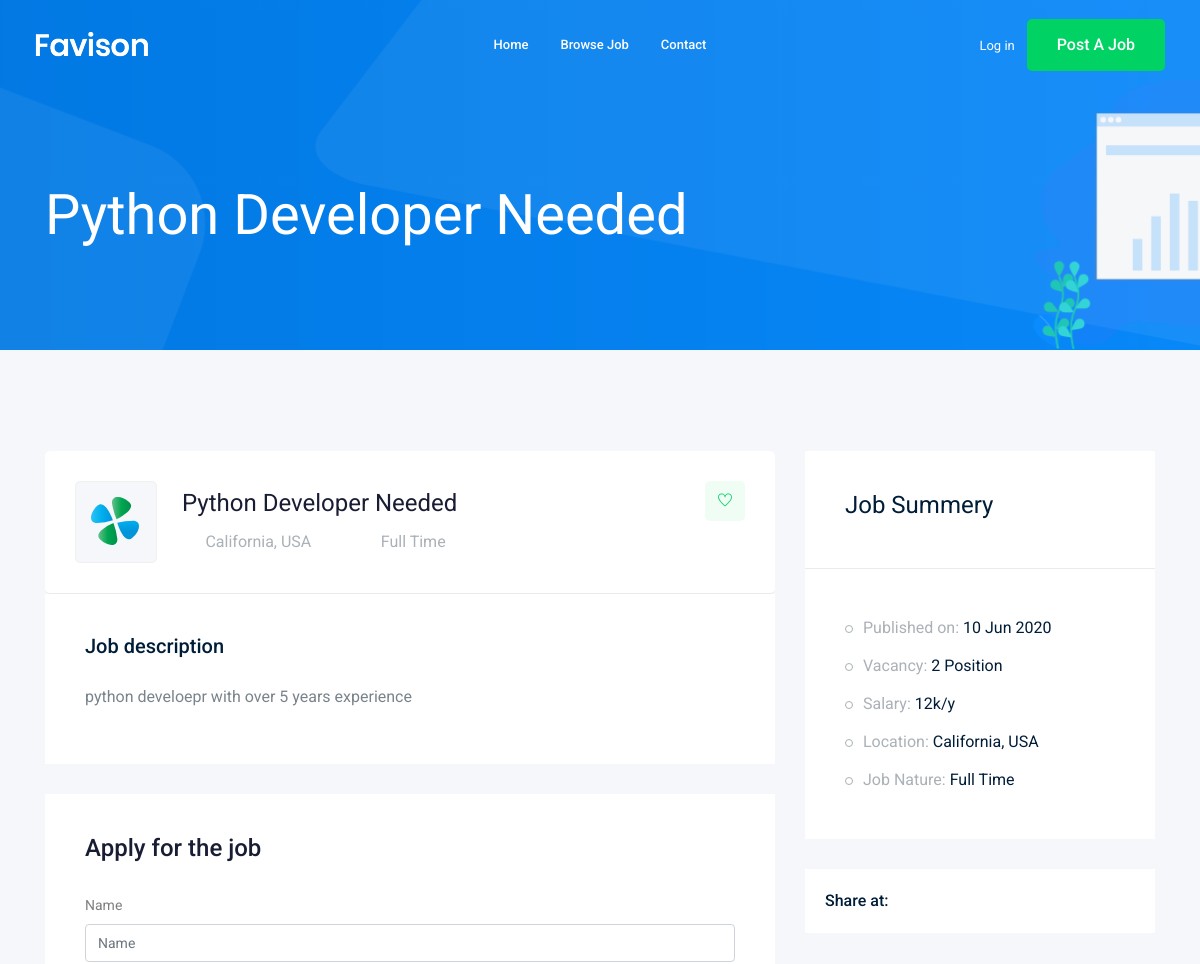
The page /jobs/python-developer-needed (upper part) on the database as committed earlier.
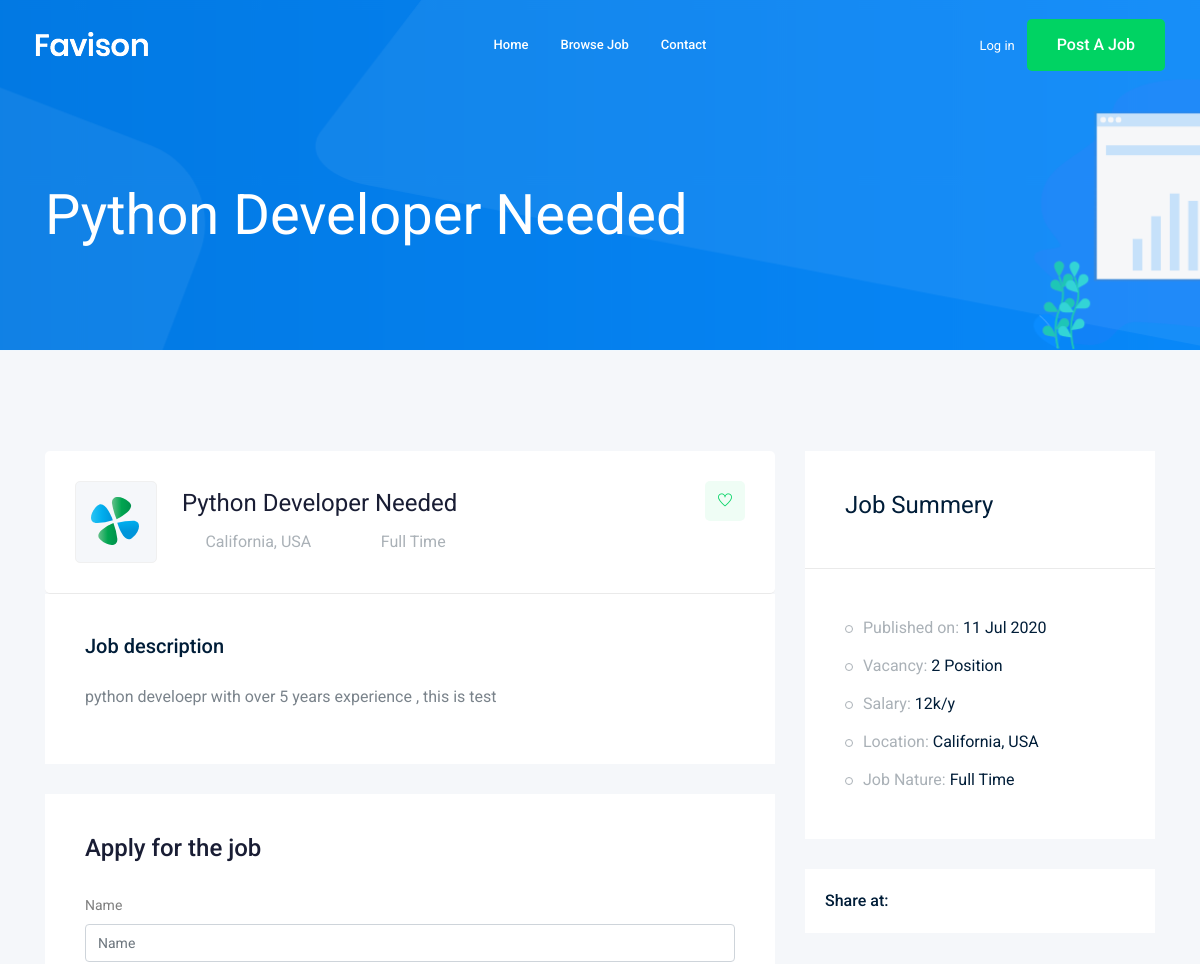
The same page on the database as committed later.
### job/models.py (models this page shows, shortened)
class Job(models.Model):  # table
    owner = models.ForeignKey(User, related_name='job_owner', on_delete=models.CASCADE)
    title = models.CharField(max_length=100)  # column
    job_type = models.CharField(max_length=15 , choices=JOB_TYPE)
    description = models.TextField(max_length=1000)
    published_at = models.DateTimeField(auto_now=True)
    Vacancy = models.IntegerField(default=1)
    salary = models.IntegerField(default=0)
    experience = models.IntegerField(default=1)
    category = models.ForeignKey('Category',on_delete=models.CASCADE)
    image = models.ImageField(upload_to=image_upload)
    slug = models.SlugField(blank=True, null=True)
    def __str__(self):
        return self.title

### job/views.py (the view)
# urls.py: path('<str:slug>',views.job_detail , name='job_detail'),
def job_detail(request , slug):
    job_detail = Job.objects.get(slug=slug)
    if request.method=='POST':
        form = ApplyForm(request.POST , request.FILES)
        if form.is_valid():
            myform = form.save(commit=False)
            myform.job = job_detail
            myform.save()
            print('DOne')
    else:
        form = ApplyForm()
    context = {'job' : job_detail , 'form1':form}
    return render(request,'job/job_detail.html',context)

### job/form.py
class ApplyForm(forms.ModelForm):
    class Meta:
        model = Apply
        fields = ['name' ,'email','webiste','cv','cover_letter']

### job/templates/job/job_detail.html (shortened to what this page needs)
{% extends 'base.html' %}
{% load bootstrap4 %}
{% block body %}
    <div class="bradcam_area bradcam_bg_1">
        <div class="container">
            <div class="row">
                <div class="col-xl-12">
                    <div class="bradcam_text">
                        <h3>{{job}}</h3>
                    </div>
                </div>
            </div>
        </div>
    </div>
    <div class="job_details_area">
        <div class="container">
            <div class="row">
                <div class="col-lg-8">
                    <div class="job_details_header">
                        <div class="single_jobs white-bg d-flex justify-content-between">
                            <div class="jobs_left d-flex align-items-center">
                                <div class="thumb">
                                    <img src="img/svg_icon/1.svg" alt="">
                                </div>
                                <div class="jobs_conetent">
                                    <a href="#"><h4>{{job}}</h4></a>
                                    <div class="links_locat d-flex align-items-center">
                                        <div class="location">
                                            <p> <i class="fa fa-map-marker"></i> California, USA</p>
                                        </div>
                                        <div class="location">
                                            <p> <i class="fa fa-clock-o"></i>{{job.job_type}}</p>
                                        </div>
                                    </div>
                                </div>
                            </div>
                            <div class="jobs_right">
                                <div class="apply_now">
                                    <a class="heart_mark" href="#"> <i class="ti-heart"></i> </a>
                                </div>
                            </div>
                        </div>
                    </div>
                    <div class="descript_wrap white-bg">
                        <div class="single_wrap">
                            <h4>Job description</h4>
                            <p>{{job.description}}</p>
                        </div>
                    </div>
                    <div class="apply_job_form white-bg">
                        <h4>Apply for the job</h4>
                        <form method="POST" enctype="multipart/form-data">
                            {% bootstrap_form form1 %}
                        </form>
                    </div>
                </div>
                <div class="col-lg-4">
                    <div class="job_sumary">
                        <div class="summery_header">
                            <h3>Job Summery</h3>
                        </div>
                        <div class="job_content">
                            <ul>
                                <li>Published on: <span>{{job.published_at|date:'d M o'}}</span></li>
                                <li>Vacancy: <span>{{job.Vacancy}} Position</span></li>
                                <li>Salary: <span>{{job.salary}}k/y</span></li>
                                <li>Location: <span>California, USA</span></li>
                                <li>Job Nature: <span> {{job.job_type}}</span></li>
                            </ul>
                        </div>
                    </div>
                    <div class="share_wrap d-flex">
                        <span>Share at:</span>
                        <ul>
                            <li><a href="#"> <i class="fa fa-facebook"></i></a> </li>
                            <li><a href="#"> <i class="fa fa-google-plus"></i></a> </li>
                            <li><a href="#"> <i class="fa fa-twitter"></i></a> </li>
                            <li><a href="#"> <i class="fa fa-envelope"></i></a> </li>
                        </ul>
                    </div>
                </div>
            </div>
        </div>
    </div>
    {% endblock body %}

Rows that differ between the two databases and show on the page:
changed Job "Python Developer Needed": description "python develoepr with over 5 years experience" → "python develoepr with over 5 years experience , this is test"; published_at "10 Jun 2020" → "11 Jul 2020"
